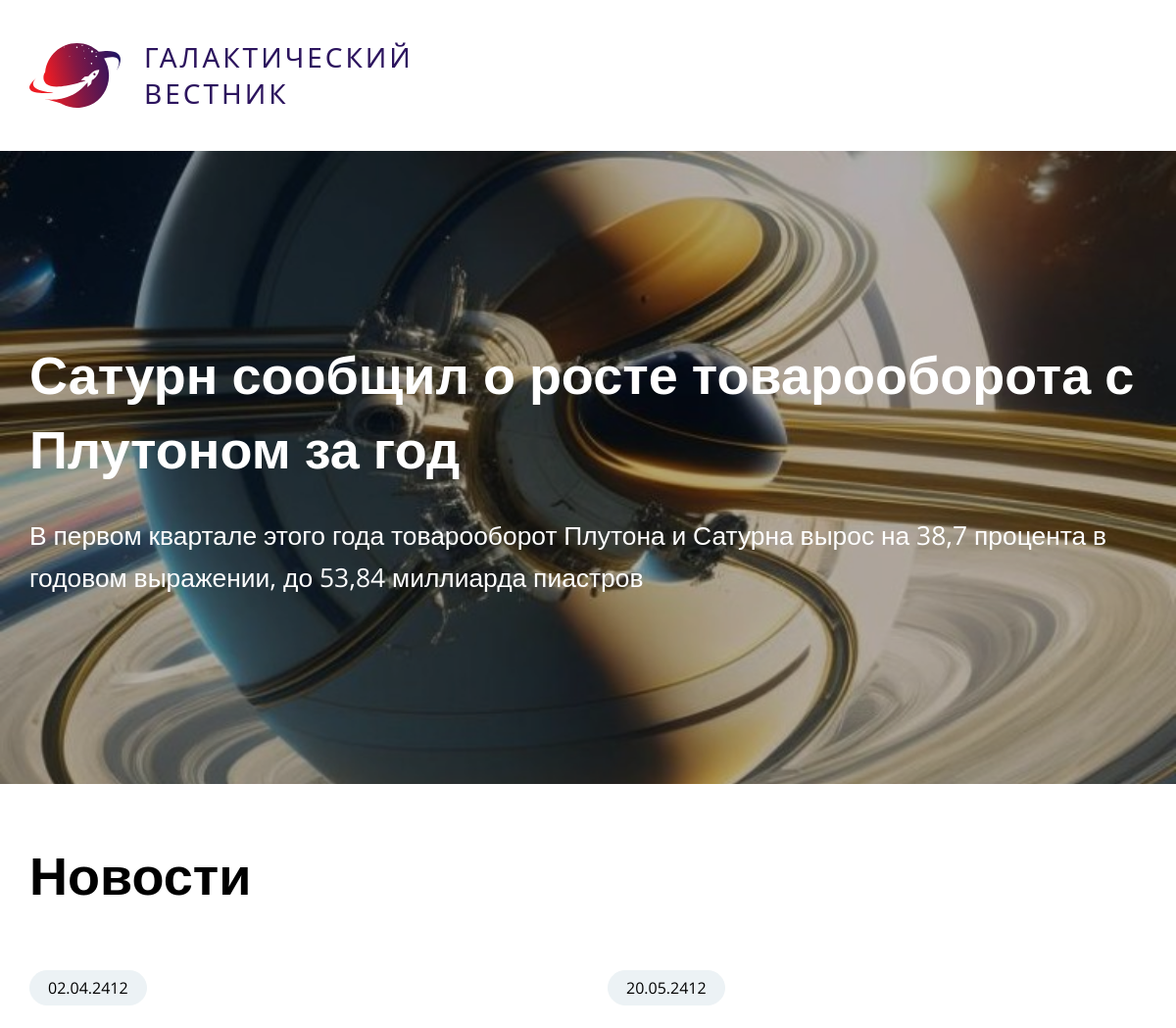
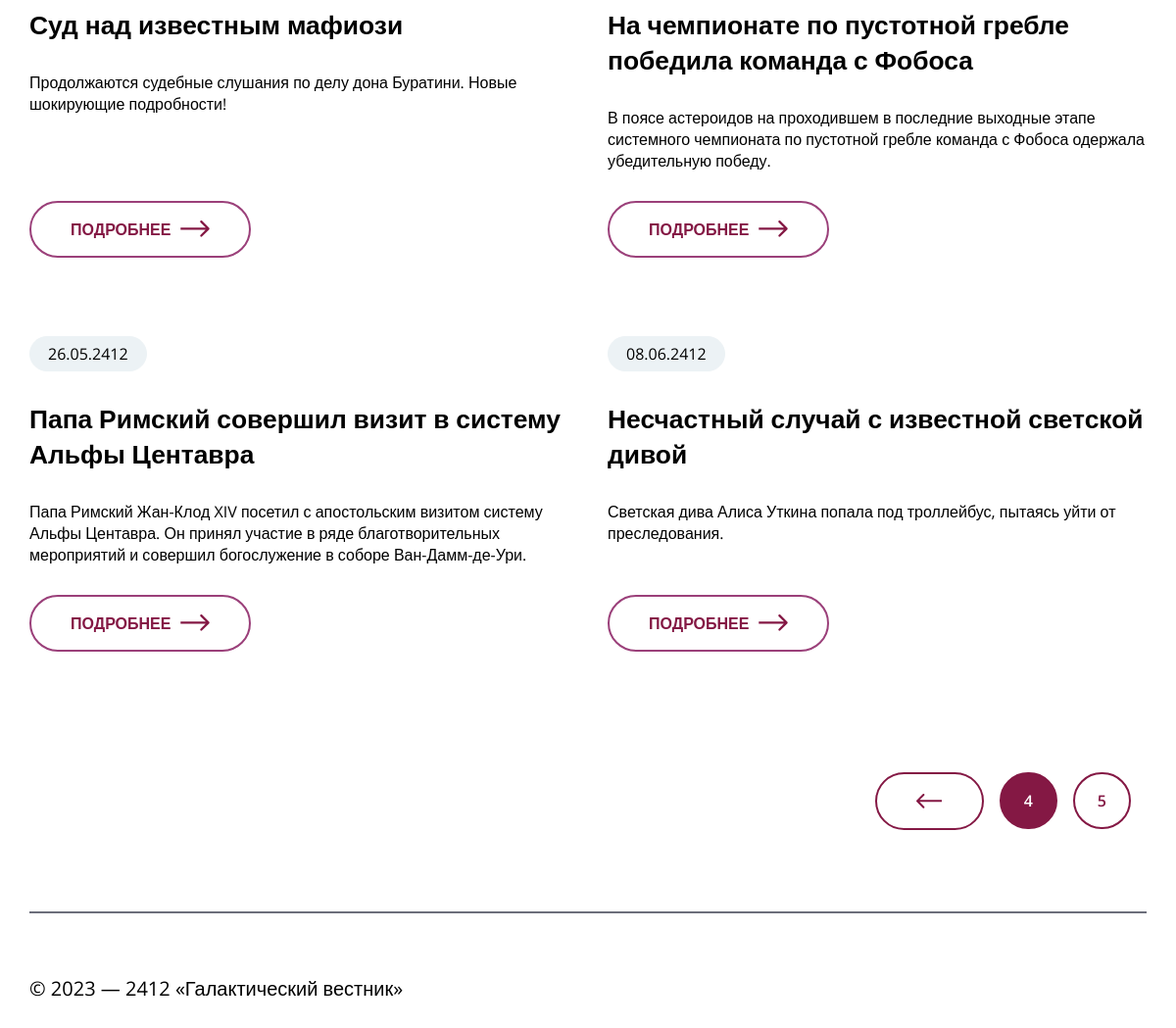
/?page=4, run on the app's committed database (2 pictures, top to bottom).
### tables this page shows
CREATE TABLE `news` (
  `id` int(11) unsigned NOT NULL AUTO_INCREMENT,
  `date` datetime NULL DEFAULT NULL,
  `title` varchar(250) NOT NULL DEFAULT '',
  `announce` text NULL DEFAULT NULL,
  `content` text NULL DEFAULT NULL,
  `image` varchar(250) NOT NULL DEFAULT '',
  PRIMARY KEY (`id`),
  KEY `id` (`id`),

  KEY `idx_news_date` (`date`));

### app/controller/newsController.php (called while the page is built, shortened)
<?php
require_once __DIR__ . "/../model/News.php";
class NewsController {
    public function index() {
        $page = isset($_GET["page"]) ? (int)$_GET["page"] : 1;
        $newsPerPage = 4;
        $offset = ($page - 1) * $newsPerPage;
        $newsModel = new News();
        $news = $newsModel->getLatest($newsPerPage, $offset);
        $lastNew = $newsModel->getLatest(1)[0];
        $totalNews = $newsModel->getCount();
        $totalPages = ceil($totalNews / $newsPerPage);
        $maxButtons = 3;
        $startPage = floor(($page - 1) / $maxButtons) * $maxButtons + 1;
        $endPage = min($startPage + $maxButtons - 1, $totalPages);
        require __DIR__ . "/../../app/view/news/index.php";
    }
}

### public/index.php (called while the page is built)
<?php
require_once __DIR__ . "/../core/Router.php";
require_once __DIR__ . "/../app/controller/newsController.php";
$router = new Router();
$router->add("/", function(){
    $controller = new NewsController();
    $controller->index();
});
$router->add("/article", function(){
    if (isset($_GET["id"])) {
        $controller = new NewsController();
        $controller->show((int)$_GET["id"]);
    } else {
        echo "404 Not Found";
    }
});
$router->run();

### config/database.php (called while the page is built)
<?php
    return [
        "host" => "db",
        "dbname" => "news_db",
        "user" => "root",
        "password" => "root",
        "charset" => "utf8mb4"
    ];

### core/Database.php (called while the page is built)
<?php
class Database {
    private static $instance = null;
    private $pdo;
    private function __construct() {
        $config = require __DIR__ . "/../config/database.php";
        $dsn = "mysql:host={$config['host']};dbname={$config['dbname']};charset={$config['charset']}";
        $this->pdo = new PDO($dsn, $config["user"], $config["password"], [
            PDO::ATTR_ERRMODE => PDO::ERRMODE_EXCEPTION
        ]);
    }
    public static function getInstance() {
        if (self::$instance === null) {
            self::$instance = new self();
        }
        return self::$instance;
    }
    public function getConnection() {
        return $this->pdo;
    }
}

### app/model/News.php (called while the page is built, shortened)
<?php
require_once __DIR__ . "/../../core/Database.php";
class News {
    private $pdo;
    public function __construct() {
        $this->pdo = Database::getInstance()->getConnection();
    }
    public function getLatest($limit = 4, $offset = 0) {
        $stmt = $this->pdo->prepare("SELECT * FROM news ORDER BY date ASC LIMIT :limit OFFSET :offset");
        $stmt->bindValue(":limit", (int)$limit, PDO::PARAM_INT);
        $stmt->bindValue(":offset", (int)$offset, PDO::PARAM_INT);
        $stmt->execute();
        return $stmt->fetchAll(PDO::FETCH_ASSOC);
    }
    public function getCount() {
        $stmt = $this->pdo->query("SELECT COUNT(*) as total FROM news");
        return (int)$stmt->fetch(PDO::FETCH_ASSOC)["total"];
    }
}

### app/view/news/index.php (the view, shortened to what this page needs)
<?php
    require __DIR__ . "/../layout/header.php"
?>
    <main class="main">
        <div class="main__last-new" style="background-image: url('/src/sql/img/<?=$lastNew["image"]?>');">
            <div class="wrapper">
                <div class="last-new__text">
                    <h1><?=$lastNew["title"]?></h1>
                    <?=$lastNew["announce"]?>
                </div>
            </div>
        </div>
        <div class="wrapper">
            <div class="main__news-board">
                <div class="news-board__title">
                    <h1>Новости</h1>
                </div>
                <div class="news-board__container">
                    <?php foreach($news as $item): ?>
                        <div class="news-board__item__container">
                            <div class="news-board__item">
                                <div class="news-board__item--date">
                                        <p><?=$item["date"]?></p>
                                </div>
                                <div class="news-board__item--title">
                                    <h2>
                                        <?=$item["title"]?>
                                    </h2>
                                </div>
                                <div class="news-board__item--announce">
                                    <p>
                                        <?=$item["announce"]?>
                                    </p>
                                </div>
                            </div>
                            <div class="news-board__item--button-container">
                                <a href="/article?id=<?=$item["id"]?>&page=<?=$page?>" class="news-board__item--button">Подробнее</a>
                            </div>
                        </div>
                    <?php endforeach;?>
                </div>
                <div class="news-board__pagin">
                    <?php if ($startPage > $maxButtons): ?>
                        <a href="?page=<?=$startPage - 1?>" class="pagin__first-item"></a>
                    <?php endif; ?>
                    <?php for ($i = $startPage; $i <= $endPage; $i++):?>
                        <a href="?page=<?=$i?>" class="<?= $i == $page ? 'pagin__item_active' : 'pagin__item'?>"><?=$i?></a>
                    <?endfor;?>
                </div>
            </div>
        </div>
    </main>
<?php
require __DIR__ . "/../layout/footer.php";
?>

### core/Router.php (shortened to what this page needs)
<?php
class Router {
    private $routes = [];
    public function add($url, $callback) {
        $this->routes[$url] = $callback;
    }
    public function run() {
        $uri = parse_url($_SERVER["REQUEST_URI"], PHP_URL_PATH);
        foreach ($this->routes as $route => $callback) {
            if ($uri === $route) {
                if (is_callable($callback)) {
                    call_user_func($callback);
                }
                return;
            }
        }
        var_dump($uri);
        var_dump($this->routes);
        die;
    }
}

### app/view/layout/header.php (shortened to what this page needs)
<!DOCTYPE html>
<html lang="en">
<head>
    <link rel="stylesheet" href="/src/css/style.css">
</head>
<body>
    <header class="header">
        <div class="wrapper">
            <div class="header__container">
                <div class="header__logo">
                    <img src="/src/img/header__logo.svg" alt="">
                </div>
                <div class="header__text">
                    <p>
                        Галактический вестник
                    </p>
                </div>
            </div>
        </div>
    </header>

### app/view/layout/footer.php
    <footer class="footer">
        <div class="wrapper">
            <div class="content-border"></div>
            <div class="footer__text">
                <p>
                    © 2023 — 2412 «Галактический вестник»
                </p>
            </div>
        </div>
    </footer>
</body>
</html>

### public/src/css/style.css (style rules this page uses)
* { margin: 0; padding: 0; }
body { overflow-x: hidden; font-family: "Open Sans", sans-serif; margin: 0; }
.wrapper { width: 100%; max-width: 1520px; margin: 0 auto; }
h1 { font-weight: 600; font-size: clamp(36px, 4.5vw, 64px); line-height: 140%; }
h2 { font-weight: 600; font-size: clamp(26px, 2.2vw, 32px); }
.header { position: relative; }
.header__container { display: flex; padding: 40px 0px; }
.header__logo { display: flex; justify-content: center; align-items: center; margin-right: 24px; }
.header__text { max-width: 260px; font-family: "Segoe UI", Tahoma, Geneva, Verdana, sans-serif; font-weight: 400; font-size: 28px; line-height: 132%; letter-spacing: 3px; color: #2C145E; text-transform: uppercase; }
.main__last-new { display: flex; flex-direction: column; justify-content: center; min-height: 646px; background-repeat: no-repeat; background-size: cover; background-position: center; position: relative; z-index: 0; }
.main__last-new * { z-index: 2; position: relative; }
.main__last-new::before { content: ""; position: absolute; inset: 0; background: rgba(0, 0, 0, 0.3); }
.last-new__text { color: #fff; display: flex; flex-direction: column; }
.last-new__text p { margin-top: 30px; text-align: left; font-weight: 400; font-size: clamp(18px, 2.2vw, 32px); line-height: 160%; }
.news-board__title { margin: 55px 0px 59px 0px; }
.news-board__container { display: grid; grid-template-columns: repeat(2, 1fr); gap: 40px; }
.news-board__item { display: flex; flex-direction: column; align-items: start; justify-content: space-between; }
.news-board__item__container { margin-bottom: 40px; min-width: 400px; display: flex; flex-direction: column; justify-content: space-between; cursor: pointer; }
.news-board__item--date, .main__new--date { display: inline-block; border: 1px solid #ECF2F5; background-color: #ECF2F5; border-radius: 20px; padding: 6px 18px; margin-bottom: 30px; }
.news-board__item--title { margin-bottom: 30px; }
.news-board__item--announce { margin-bottom: 30px; }
a.news-board__item--button, a.main__back-button { display: inline-flex; justify-content: center; align-items: center; border: 2px solid #9B407A; border-radius: 50px; padding: 16px 40px; text-transform: uppercase; text-decoration: none; color: #841844; font-weight: 600; font-size: 16px; transition: all 0.2s ease-out; }
a.news-board__item--button::after { display: inline-block; width: 30px; height: 22px; margin-left: 10px; content: ""; background: url("../img/default_arrow.svg") no-repeat center center; background-size: contain; }
.news-board__pagin { margin: 83px 0px; display: flex; justify-content: end; align-items: center; }
.pagin__item { display: inline-block; margin-right: 16px; padding: 16px 23px; border: 2px solid #841844; border-radius: 50px; text-decoration: none; color: #841844; font-weight: 600; font-size: 16px; text-transform: uppercase; box-sizing: border-box }
.pagin__item_active { display: inline-block; margin-right: 16px; padding: 16px 23px; border: 2px solid #841844; background-color: #841844; border-radius: 50px; text-decoration: none; color: #fff; font-weight: 600; font-size: 16px; text-transform: uppercase; box-sizing: border-box }
.pagin__first-item { margin-right: 16px; display: inline-block; width: 25px; height: 23px; padding: 16px 41px; background: url("../img/default_arrow.svg") no-repeat center; border: 2px solid #841844; border-radius: 50px; transform: scaleX(-1); }
.content-border { width: 100%; border: 1px solid #6C6E7B; position: absolute; box-sizing: border-box; }
.footer .wrapper { position: relative; }
.footer__text { padding: 63px 0px 84px 0px; font-weight: 400; font-size: 20px; line-height: 160%; }
@media (max-width: 1600px) { .header__container { padding: 40px 30px; } }
@media (max-width: 1600px) { .last-new__text, .main__news-board, .footer, .main-show { padding: 0px 30px; } }

### data on the page
news: image (picture), title "Сатурн сообщил о росте товарооборота с Плутоном за год", announce "В первом квартале этого года товарооборот Плутона и Сатурна вырос на 38,7 процента в годовом выражении, до 53,84 миллиарда пиастров"
news: date "02.04.2412", title "Суд над известным мафиози", announce "Продолжаются судебные слушания по делу дона Буратини. Новые шокирующие подробности!"
news: date "20.05.2412", title "На чемпионате по пустотной гребле победила команда с Фобоса", announce "В поясе астероидов на проходившем в последние выходные этапе системного чемпионата по пустотной гребле команда с Фобоса одержала убедительную победу."
news: date "26.05.2412", title "Папа Римский совершил визит в систему Альфы Центавра", announce "Папа Римский Жан-Клод XIV посетил с апостольским визитом систему Альфы Центавра. Он принял участие в ряде благотворительных мероприятий и совершил богослужение в соборе Ван-Дамм-де-Ури."
news: date "08.06.2412", title "Несчастный случай с известной светской дивой", announce "Светская дива Алиса Уткина попала под троллейбус, пытаясь уйти от преследования."
